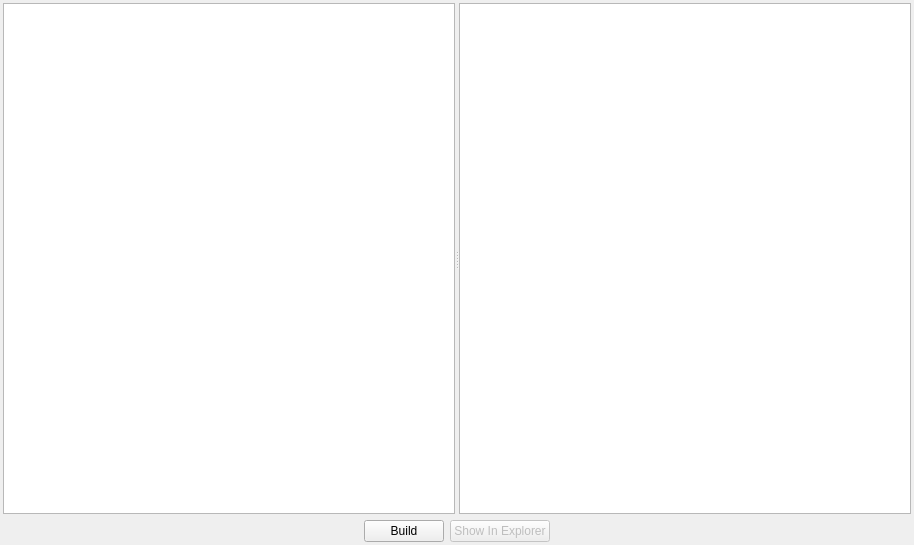
<?xml version="1.0" encoding="UTF-8"?>
<ui version="4.0">
 <class>BuildWindow</class>
 <widget class="QMainWindow" name="BuildWindow">
  <property name="geometry">
   <rect>
    <x>0</x>
    <y>0</y>
    <width>914</width>
    <height>545</height>
   </rect>
  </property>
  <property name="windowTitle">
   <string>Build</string>
  </property>
  <widget class="QWidget" name="centralwidget">
   <layout class="QVBoxLayout" name="verticalLayout">
    <property name="leftMargin">
     <number>3</number>
    </property>
    <property name="topMargin">
     <number>3</number>
    </property>
    <property name="rightMargin">
     <number>3</number>
    </property>
    <property name="bottomMargin">
     <number>3</number>
    </property>
    <item>
     <widget class="QSplitter" name="m_splitter">
      <property name="orientation">
       <enum>Qt::Horizontal</enum>
      </property>
      <widget class="QListWidget" name="m_platformList"/>
      <widget class="QTextEdit" name="m_log">
       <property name="readOnly">
        <bool>true</bool>
       </property>
      </widget>
     </widget>
    </item>
    <item>
     <layout class="QHBoxLayout" name="horizontalLayout">
      <item>
       <spacer name="horizontalSpacer">
        <property name="orientation">
         <enum>Qt::Horizontal</enum>
        </property>
        <property name="sizeHint" stdset="0">
         <size>
          <width>40</width>
          <height>20</height>
         </size>
        </property>
       </spacer>
      </item>
      <item>
       <widget class="QPushButton" name="m_buildButton">
        <property name="text">
         <string>Build</string>
        </property>
       </widget>
      </item>
      <item>
       <widget class="QPushButton" name="m_showInExplorerButton">
        <property name="enabled">
         <bool>false</bool>
        </property>
        <property name="text">
         <string>Show In Explorer</string>
        </property>
       </widget>
      </item>
      <item>
       <spacer name="horizontalSpacer_2">
        <property name="orientation">
         <enum>Qt::Horizontal</enum>
        </property>
        <property name="sizeHint" stdset="0">
         <size>
          <width>40</width>
          <height>20</height>
         </size>
        </property>
       </spacer>
      </item>
     </layout>
    </item>
   </layout>
  </widget>
  <widget class="QT_UI::QMenuBarEx" name="menubar">
   <property name="geometry">
    <rect>
     <x>0</x>
     <y>0</y>
     <width>914</width>
     <height>22</height>
    </rect>
   </property>
  </widget>
 </widget>
 <customwidgets>
  <customwidget>
   <class>QT_UI::QMenuBarEx</class>
   <extends>QMenuBar</extends>
   <header>qmenubarex.h</header>
  </customwidget>
 </customwidgets>
 <resources>
  <include location="../../../Resource/App.qrc"/>
 </resources>
 <connections/>
</ui>
